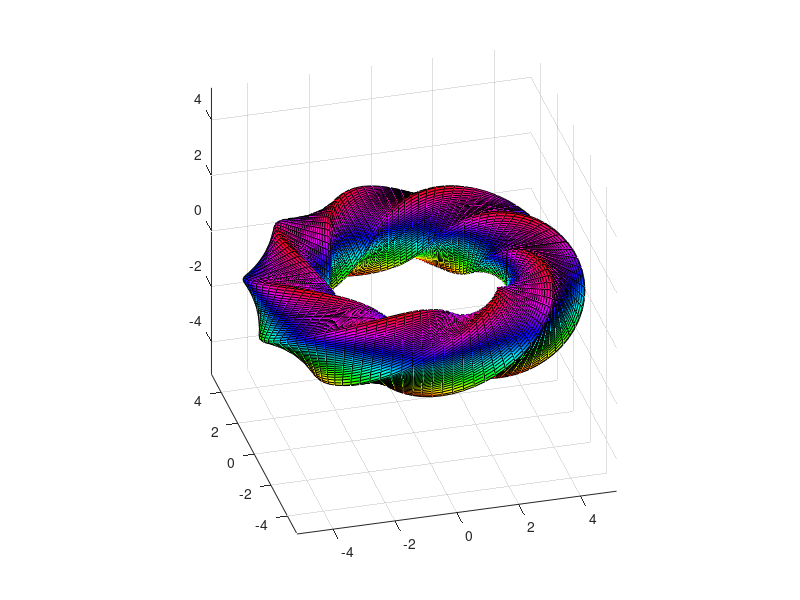

Reproduce this figure in MATLAB.
u = linspace(0, 2*pi, 100);
v = u;
[U, V] = meshgrid(u, v);
r = ((cos(V)).^20+(sin(V)).^20).^(-1/20);

X = (4+r.*cos(V+2*U)).*cos(U);
Y = (4+r.*cos(V+2*U)).*sin(U);
Z = r.*sin(V+2.*U);
figure;
surf(X, Y, Z,'FaceColor','interp');
axis equal;
view(-15, 30);
colormap hsv
